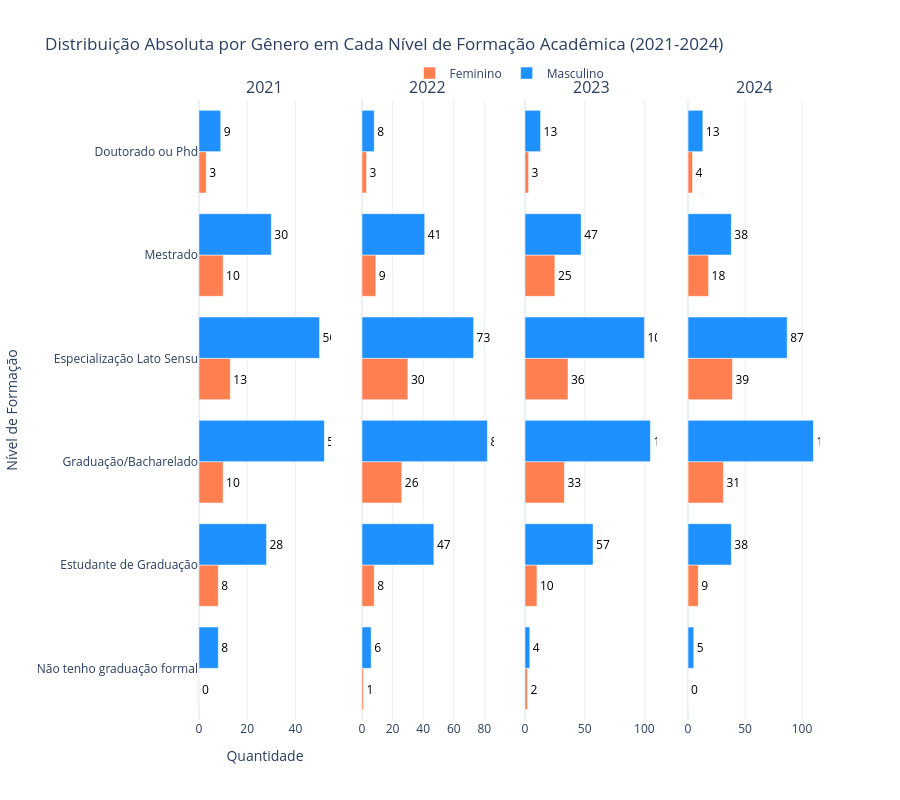

Notebook code for this chart:
### Code cell
# Distribuição escolaridade x genero 

df_grouped = df_rj.groupby(["ano_pesquisa", "nivel_ensino", "genero"]).size().reset_index(name="count")

fig = make_subplots(rows=1, cols=4, shared_yaxes=True, subplot_titles=["2021", "2022", "2023", "2024"])

anos = ['2021', '2022', '2023', '2024']
cores = {"Masculino": "#1E90FF", "Feminino": "#FF7F50"}

ordem_niveis = [
    'Não tenho graduação formal', 
    'Estudante de Graduação',
    'Graduação/Bacharelado', 
    'Especialização Lato Sensu',
    'Mestrado',
    'Doutorado ou Phd'
]

for i, ano in enumerate(anos):
    df_ano = df_grouped[df_grouped["ano_pesquisa"] == ano]
    
    for genero in ["Feminino", "Masculino"]:
        counts = []
        niveis = []
        
        for nivel in ordem_niveis:
            df_nivel = df_ano[(df_ano["nivel_ensino"] == nivel) & (df_ano["genero"] == genero)]
            count = df_nivel["count"].values[0] if not df_nivel.empty else 0
            counts.append(count)
            niveis.append(nivel)
        
        fig.add_trace(go.Bar(
            y=niveis,
            x=counts,
            name=genero,
            orientation="h",
            marker=dict(color=cores[genero]),
            text=[str(c) for c in counts],
            textposition="outside",
            textfont=dict(color="black"),
            showlegend=True if i == 0 else False
        ), row=1, col=i+1)

# Configurando layout
fig.update_layout(
    title="Distribuição Absoluta por Gênero em Cada Nível de Formação Acadêmica (2021-2024)",
    xaxis_title="Quantidade",
    yaxis_title="Nível de Formação",
    barmode="group",  # Barras lado a lado
    height=800,
    template="plotly_white",
    legend=dict(
        orientation="h",
        yanchor="bottom",
        y=1.02,
        xanchor="center",
        x=0.5
    )
)

fig.show()

### Figure 1 — Plotly figure (JSON) as saved in the notebook; plotly's stock layout.template omitted (floating-point values rounded to 4 significant figures)
{"data": [{"marker": {"color": "#FF7F50"}, "name": "Feminino", "orientation": "h", "showlegend": true, "text": ["0", "8", "10", "13", "10", "3"], "textfont": {"color": "black"}, "textposition": "outside", "type": "bar", "x": [0, 8, 10, 13, 10, 3], "xaxis": "x", "y": ["Não tenho graduação formal", "Estudante de Graduação", "Graduação/Bacharelado", "Especialização Lato Sensu", "Mestrado", "Doutorado ou Phd"], "yaxis": "y"}, {"marker": {"color": "#1E90FF"}, "name": "Masculino", "orientation": "h", "showlegend": true, "text": ["8", "28", "52", "50", "30", "9"], "textfont": {"color": "black"}, "textposition": "outside", "type": "bar", "x": [8, 28, 52, 50, 30, 9], "xaxis": "x", "y": ["Não tenho graduação formal", "Estudante de Graduação", "Graduação/Bacharelado", "Especialização Lato Sensu", "Mestrado", "Doutorado ou Phd"], "yaxis": "y"}, {"marker": {"color": "#FF7F50"}, "name": "Feminino", "orientation": "h", "showlegend": false, "text": ["1", "8", "26", "30", "9", "3"], "textfont": {"color": "black"}, "textposition": "outside", "type": "bar", "x": [1, 8, 26, 30, 9, 3], "xaxis": "x2", "y": ["Não tenho graduação formal", "Estudante de Graduação", "Graduação/Bacharelado", "Especialização Lato Sensu", "Mestrado", "Doutorado ou Phd"], "yaxis": "y2"}, {"marker": {"color": "#1E90FF"}, "name": "Masculino", "orientation": "h", "showlegend": false, "text": ["6", "47", "82", "73", "41", "8"], "textfont": {"color": "black"}, "textposition": "outside", "type": "bar", "x": [6, 47, 82, 73, 41, 8], "xaxis": "x2", "y": ["Não tenho graduação formal", "Estudante de Graduação", "Graduação/Bacharelado", "Especialização Lato Sensu", "Mestrado", "Doutorado ou Phd"], "yaxis": "y2"}, {"marker": {"color": "#FF7F50"}, "name": "Feminino", "orientation": "h", "showlegend": false, "text": ["2", "10", "33", "36", "25", "3"], "textfont": {"color": "black"}, "textposition": "outside", "type": "bar", "x": [2, 10, 33, 36, 25, 3], "xaxis": "x3", "y": ["Não tenho graduação formal", "Estudante de Graduação", "Graduação/Bacharelado", "Especialização Lato Sensu", "Mestrado", "Doutorado ou Phd"], "yaxis": "y3"}, {"marker": {"color": "#1E90FF"}, "name": "Masculino", "orientation": "h", "showlegend": false, "text": ["4", "57", "105", "100", "47", "13"], "textfont": {"color": "black"}, "textposition": "outside", "type": "bar", "x": [4, 57, 105, 100, 47, 13], "xaxis": "x3", "y": ["Não tenho graduação formal", "Estudante de Graduação", "Graduação/Bacharelado", "Especialização Lato Sensu", "Mestrado", "Doutorado ou Phd"], "yaxis": "y3"}, {"marker": {"color": "#FF7F50"}, "name": "Feminino", "orientation": "h", "showlegend": false, "text": ["0", "9", "31", "39", "18", "4"], "textfont": {"color": "black"}, "textposition": "outside", "type": "bar", "x": [0, 9, 31, 39, 18, 4], "xaxis": "x4", "y": ["Não tenho graduação formal", "Estudante de Graduação", "Graduação/Bacharelado", "Especialização Lato Sensu", "Mestrado", "Doutorado ou Phd"], "yaxis": "y4"}, {"marker": {"color": "#1E90FF"}, "name": "Masculino", "orientation": "h", "showlegend": false, "text": ["5", "38", "110", "87", "38", "13"], "textfont": {"color": "black"}, "textposition": "outside", "type": "bar", "x": [5, 38, 110, 87, 38, 13], "xaxis": "x4", "y": ["Não tenho graduação formal", "Estudante de Graduação", "Graduação/Bacharelado", "Especialização Lato Sensu", "Mestrado", "Doutorado ou Phd"], "yaxis": "y4"}], "layout": {"annotations": [{"font": {"size": 16}, "showarrow": false, "text": "2021", "x": 0.1062, "xanchor": "center", "xref": "paper", "y": 1, "yanchor": "bottom", "yref": "paper"}, {"font": {"size": 16}, "showarrow": false, "text": "2022", "x": 0.3688, "xanchor": "center", "xref": "paper", "y": 1, "yanchor": "bottom", "yref": "paper"}, {"font": {"size": 16}, "showarrow": false, "text": "2023", "x": 0.6313, "xanchor": "center", "xref": "paper", "y": 1, "yanchor": "bottom", "yref": "paper"}, {"font": {"size": 16}, "showarrow": false, "text": "2024", "x": 0.8938, "xanchor": "center", "xref": "paper", "y": 1, "yanchor": "bottom", "yref": "paper"}], "barmode": "group", "height": 800, "legend": {"orientation": "h", "x": 0.5, "xanchor": "center", "y": 1.02, "yanchor": "bottom"}, "title": {"text": "Distribuição Absoluta por Gênero em Cada Nível de Formação Acadêmica (2021-2024)"}, "xaxis": {"anchor": "y", "domain": [0, 0.2125], "title": {"text": "Quantidade"}}, "xaxis2": {"anchor": "y2", "domain": [0.2625, 0.475]}, "xaxis3": {"anchor": "y3", "domain": [0.525, 0.7375]}, "xaxis4": {"anchor": "y4", "domain": [0.7875, 1]}, "yaxis": {"anchor": "x", "domain": [0, 1], "title": {"text": "Nível de Formação"}}, "yaxis2": {"anchor": "x2", "domain": [0, 1], "matches": "y", "showticklabels": false}, "yaxis3": {"anchor": "x3", "domain": [0, 1], "matches": "y", "showticklabels": false}, "yaxis4": {"anchor": "x4", "domain": [0, 1], "matches": "y", "showticklabels": false}}}
